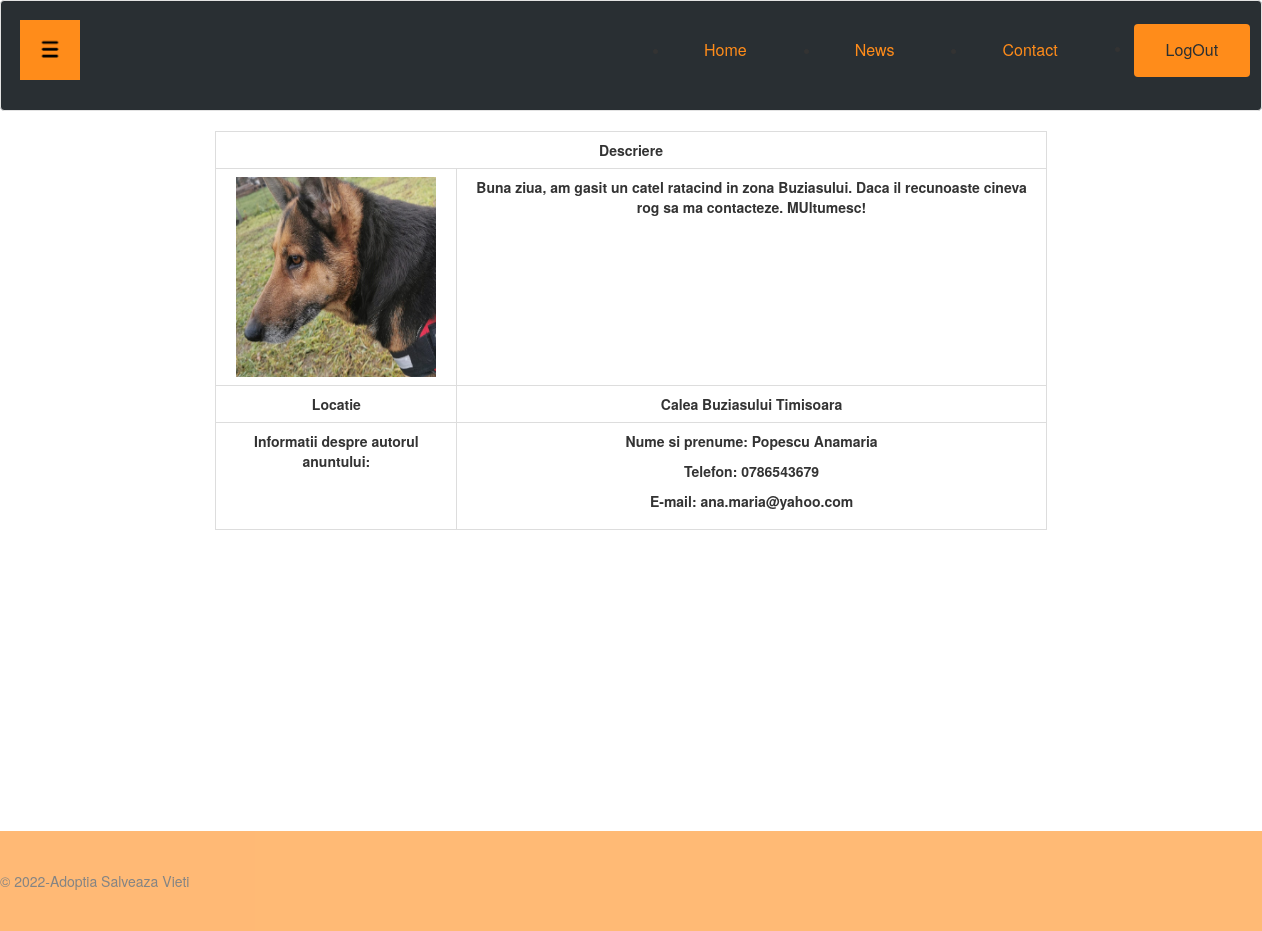
/php/vizualizareAnunt.php?id_anunt=4 (signed in), run on the app's committed database.
### tables this page shows
CREATE TABLE `anunturi` (
  `id_anunt` varchar(255) NOT NULL,
  `id_utilizator` varchar(255) NOT NULL,
  `titlu` varchar(255) NOT NULL,
  `descriere` varchar(255) NOT NULL,
  `imagine_ref` varchar(255) NOT NULL,
  `tip_anunt` varchar(255) NOT NULL,
  `locatie` varchar(255) NOT NULL
);

CREATE TABLE `utilizatori` (
  `id_utilizator` varchar(255) NOT NULL,
  `nume` varchar(255) NOT NULL,
  `prenume` varchar(255) NOT NULL,
  `email` varchar(255) NOT NULL,
  `parola` varchar(255) NOT NULL,
  `telefon` varchar(255) NOT NULL
);

### php/vizualizareAnunt.php (the view, shortened to what this page needs)
<?php
if(!isset($_SESSION['id_administrator'])) {
    include("../include/inHeaderUser.php");
}
else{
    include("../include/inHeaderAdmin.php");
    $session_id = $_SESSION["id_administrator"];
    $author = "admin";
}
echo "<link rel='stylesheet' type='text/css' href='../css/admin.css'>";
global $conn;
$id_anunt = $_GET['id_anunt'];
$check_anunturi = $conn->prepare("select * from anunturi where id_anunt=?");
$check_anunturi->execute(array($id_anunt));
$infoAnunt = $check_anunturi->fetch();
$id_utilizator = $infoAnunt['id_utilizator'];
$check_utilizator = $conn->prepare("select * from utilizatori where id_utilizator=?");
$check_utilizator->execute(array($id_utilizator));
$infoUser = $check_utilizator->fetch();
?>
    <link rel="stylesheet" type="text/css" href="../css/admin.css">
    <div class="row content">
        <div class="col-sm-2">
        </div>
        <div class="col-sm-8">
            <form action="" method="POST" enctype="multipart/form-data">
                <table class="table table-bordered table-hover">
                    <tr align="center">
                        <td colspan="2">Descriere
                    <tr>
                        <th> <?php
                            if($infoAnunt['imagine_ref'] !== "../incarcari/no_image.jpg"){
                                echo "<img src='" . $infoAnunt['imagine_ref'] . "'style ='width:200px;height:200px''>";}
                            ?>
                        <td><?php
                            echo $infoAnunt['descriere']; ?>
                    <tr>
                        <td>Locatie
                        <td><?php echo $infoAnunt['locatie'] ; ?>
                    <tr>
                        <td>Informatii despre autorul anuntului:
                        <td>
                            <p>Nume si prenume: <?php echo $infoUser['nume'] . " " . $infoUser['prenume']; ?></p>
                            <p>Telefon: <?php echo $infoUser['telefon']; ?></p>
                            <p>E-mail: <?php echo $infoUser['email']; ?></p>
                </table>
            </form>
        </div>
    </div>
<?php
include("../include/footer.php");
?>

### css/admin.css (style rules this page uses)
* { box-sizing: border-box; }
html,body { height: 100%; margin: 0; }
body { background-color:white; }
body.logged { overflow-x: hidden; -webkit-background-size: cover; -moz-background-size: cover; -o-background-size: cover; background-size: cover; }
table.table { background: white; border: none ; border-collapse: collapse; }
.content { min-height: 100%; margin-bottom: -100px; }
td, th { text-align: center; padding: 8px; position: center; }

### php/vizualizareAnunt.php (style rules this page uses)
td { font-weight: bold; }

### data on the page
anunturi: imagine_ref (picture), descriere "Buna ziua, am gasit un catel ratacind in zona Buziasului. Daca il recunoaste cineva rog sa ma contacteze. MUltumesc!", locatie "Calea Buziasului Timisoara"
utilizatori: nume "Popescu", prenume "Anamaria", telefon "0786543679", email "ana.maria@yahoo.com"
